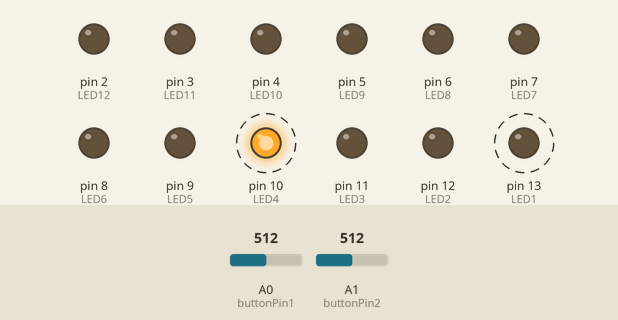
A sketch run on a simulated Arduino Uno, built with avr-gcc and run on an emulated ATmega328P. Parts: output pins drawn as LEDs (lit = HIGH). Dashed ring = blinking. The test bench sets the inputs (shaded band); at power-on: A0 (buttonPin1) = 512, A1 (buttonPin2) = 512.

Above: at 0.5 s.
1.3 s: A0 (buttonPin1) set to 538
4.3 s: A0 (buttonPin1) set to 567
At 4.7 s:
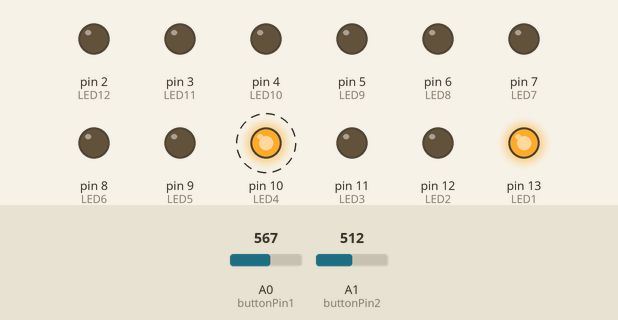
7.3 s: A1 (buttonPin2) set to 543
10.3 s: A1 (buttonPin2) set to 567
At 10.3 s:
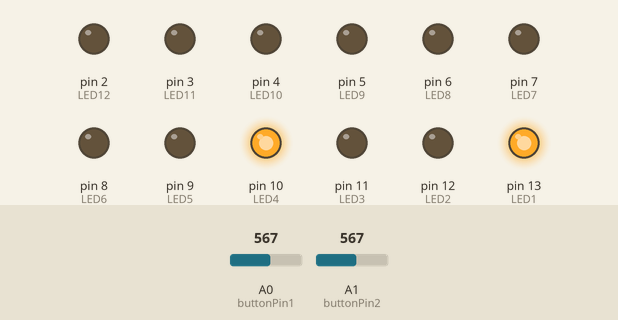
11.8 s: A0 (buttonPin1) set to 642
13.3 s: A0 (buttonPin1) set to 663
At 13.4 s:
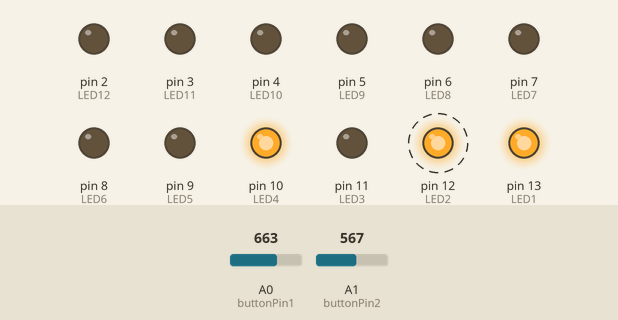
Timing chart, 0 to 17.3 s (numbered marks = the images above; inputs shaded):
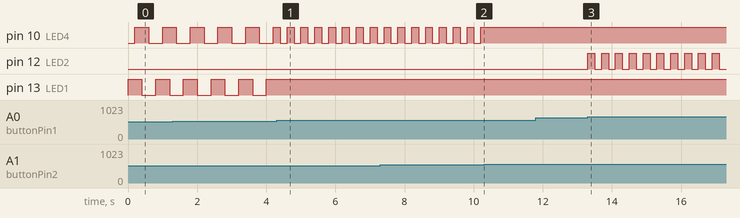

Measured:
- the behaviour switches between 549 and 550 on A0 (buttonPin1) (found by bisection; images 0 and 1)
- the behaviour switches between 549 and 550 on A1 (buttonPin2) (found by bisection; images 1 and 2)
- the behaviour switches between 650 and 651 on A0 (buttonPin1) (found by bisection; images 2 and 3)
- after the input at 4.3 s, pin 10 (LED4): alternates HIGH for 0.20 s and LOW for 0.20 s, starting after 0.10 s; pin 13 (LED1): stops changing and stays HIGH
- after the input at 10.3 s, pin 10 (LED4): stops changing and stays HIGH
- after the input at 11.8 s, every drawn part: stays the same
- after the input at 13.3 s, pin 12 (LED2): alternates HIGH for 0.20 s and LOW for 0.20 s, starting at once
- by itself, pin 10 (LED4), pin 13 (LED1): alternates HIGH for 0.40 s and LOW for 0.40 s

The sketch:

buttonBox.ino
```cpp
// initialize LED output pins
int LED1 = 13;
int LED2 = 12;
int LED3 = 11;
int LED4 = 10;
int LED5 = 9;
int LED6 = 8;
int LED7 = 7;
int LED8 = 6;
int LED9 = 5;
int LED10 = 4;
int LED11 = 3;
int LED12 = 2;

//initalize button input pins
int buttonPin1 = A0;
int buttonPin2 = A1;
int buttonPin3 = A2;
int buttonPin4 = A3;

int LEDstate1 = LOW;
int LEDstate2 = LOW;
int LEDstate3 = LOW;
int LEDstate4 = LOW;
int LEDstate5 = LOW;
int LEDstate6 = LOW;
int LEDstate7 = LOW;
int LEDstate8 = LOW;
int LEDstate9 = LOW;
int LEDstate10 = LOW;
int LEDstate11 = LOW;
int LEDstate12 = LOW;

int oldLED1 = HIGH;
int oldLED2 = HIGH;
int oldLED3 = HIGH;
int oldLED4 = HIGH;
int oldLED5 = HIGH;
int oldLED6 = HIGH;
int oldLED7 = HIGH;
int oldLED8 = HIGH;
int oldLED9 = HIGH;
int oldLED10 = HIGH;
int oldLED11 = HIGH;
int oldLED12 = HIGH;

void setup() {
  // put your setup code here, to run once:
pinMode(LED1,OUTPUT);
pinMode(LED2,OUTPUT);
pinMode(LED3,OUTPUT);
pinMode(LED4,OUTPUT);
pinMode(LED5,OUTPUT);
pinMode(LED6,OUTPUT);
pinMode(LED7,OUTPUT);
pinMode(LED8,OUTPUT);
pinMode(LED9,OUTPUT);
pinMode(LED10,OUTPUT);
pinMode(LED11,OUTPUT);
pinMode(LED12,OUTPUT);

pinMode(buttonPin1,INPUT);
pinMode(buttonPin2,INPUT);
pinMode(buttonPin3,INPUT);
pinMode(buttonPin4,INPUT);
}

void loop() {
  // put your main code here, to run repeatedly:
int button1 = analogRead(buttonPin1);
if (button1 > 450 && button1 < 550){
  LEDstate1 = !LEDstate1;
  digitalWrite(LED1, LEDstate1);
  delay(200);
  oldLED1 = LEDstate1;
  }
if (button1 > 650 && button1 < 750){
  LEDstate2 = !LEDstate2;
  digitalWrite(LED2, LEDstate2);
  delay(200);
  oldLED2 = LEDstate2;
}
if (button1 > 950){
  LEDstate3 = !LEDstate3;
  digitalWrite(LED3, LEDstate3);
  delay(200);
  oldLED3 = LEDstate3;
}
int button2 = analogRead(buttonPin2);
if (button2 > 450 && button2 < 550){
  LEDstate4 = !LEDstate4;
  digitalWrite(LED4, LEDstate4);
  delay(200);
  oldLED4 = LEDstate4;
  }
if (button2 > 650 && button2 < 750){
  LEDstate5 = !LEDstate5;
  digitalWrite(LED5, LEDstate5);
  delay(200);
  oldLED5 = LEDstate5;
}
if (button2 > 950){
  LEDstate6 = !LEDstate6;
  digitalWrite(LED6, LEDstate6);
  delay(200);
  oldLED6 = LEDstate6;
}

}
```
